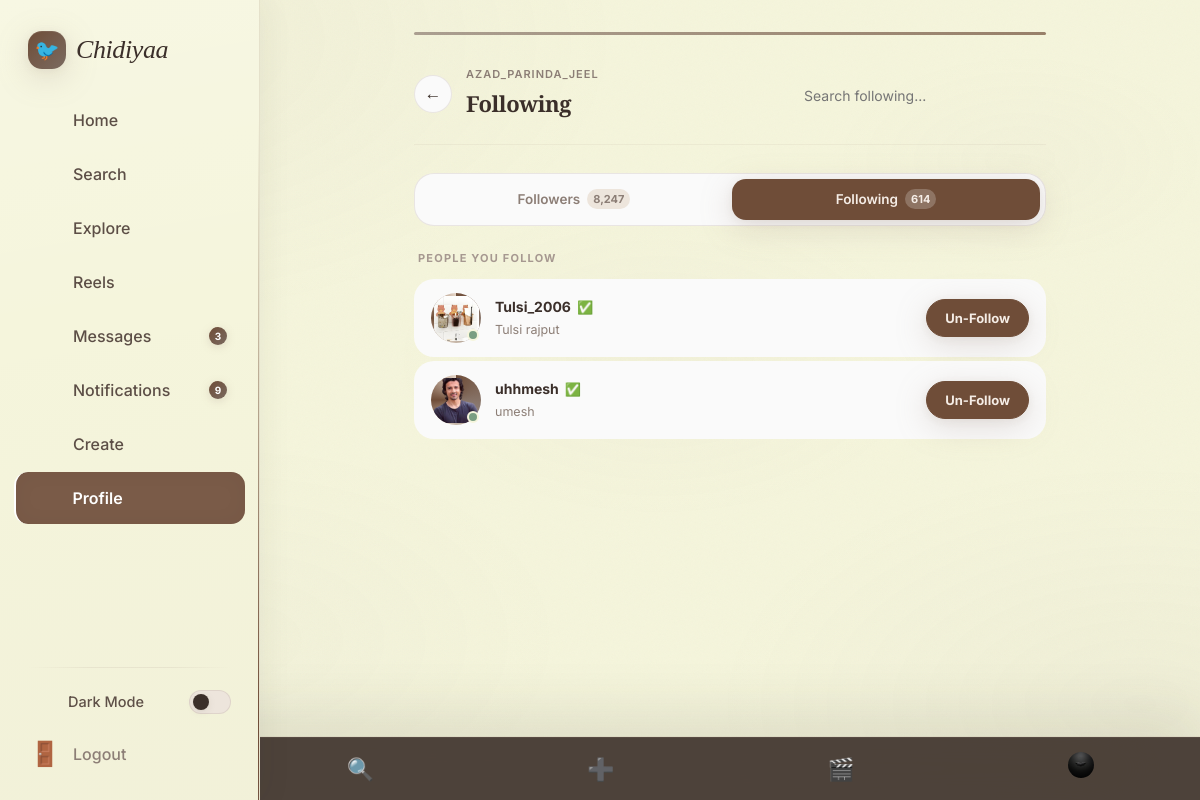
/following/ (signed in), run on the app's committed database.
### myapp/models.py (models this page shows)
class InstaUser(models.Model):
    GENDER_CHOICES = (
        ('male','Male'),
        ('female','Female'),
    )
    username = models.CharField(max_length=100,unique=True)
    email = models.EmailField(unique=True)
    password = models.CharField(max_length=100)
    profile_pic = models.ImageField(upload_to='profile_pics/', blank=True, null=True)
    gender = models.CharField(max_length=10,choices=GENDER_CHOICES,blank=True, null=True)
    name = models.CharField(max_length=100,blank=True, null=True)
    bio = models.TextField(blank=True, null=True)
    description = models.TextField(blank=True, null=True)
    link = models.URLField(blank=True, null=True)
    created_at = models.DateTimeField(auto_now_add=True)
    updated_at = models.DateTimeField(auto_now=True)
    otp = models.IntegerField(blank=True, null=True,default=1234)
    is_active = models.BooleanField(default=False)
    def __str__(self):
        return self.username

### myapp/views.py (the view)
    def wrapper(request,*args,**kwargs):
        if "email" in request.session:
            try:
                uid = InstaUser.objects.get(email = request.session['email'])
                request.uid = uid
                return view_function(request,*args,**kwargs)
            except InstaUser.DoesNotExist:
                return redirect("login")
        return redirect("login")

### myapp/views.py (called while the page is built)
def check_login(view_function):
    def wrapper(request,*args,**kwargs):
        if "email" in request.session:
            try:
                uid = InstaUser.objects.get(email = request.session['email'])
                request.uid = uid
                return view_function(request,*args,**kwargs)
            except InstaUser.DoesNotExist:
                return redirect("login")
        return redirect("login")
    return wrapper

@check_login
def following(request):
    uid = request.uid
    users = InstaUser.objects.exclude(username = uid.username)
    my_following = FollowUsers.objects.filter(Following = uid ).values_list("Following_person_id",flat=True)
    print("------->",uid)
    context ={'uid' : uid , 'users' : users , 'my_following' : my_following , }
    return render(request,"myapp/Following.html",context)

### myapp/templates/myapp/Following.html (shortened to what this page needs)
{% load static %}
<html lang="en" data-theme="light">
<head>
    <link rel="stylesheet" href="{% static 'myapp/css/style.css' %}" />
    <link rel="stylesheet" href="{% static 'myapp/css/followers_following.css' %}" />
</head>
<body>
    <div class="app-shell">
        <aside class="sidebar">
            <a href="{% url 'index' %}" class="sidebar-brand">
                <div class="sidebar-brand-icon">🐦</div><span class="sidebar-brand-name">Chidiyaa</span>
            </a>
            <nav class="sidebar-nav">
                <a href="{% url 'index' %}" class="nav-link"><i class="ph ph-house nav-icon"></i><span>Home</span></a>
                <a href="{% url 'search' %}" class="nav-link"><i
                        class="ph ph-magnifying-glass nav-icon"></i><span>Search</span></a>
                <a href="{% url 'search' %}" class="nav-link"><i
                        class="ph ph-compass nav-icon"></i><span>Explore</span></a>
                <a href="{% url 'reels' %}" class="nav-link"><i
                        class="ph ph-video-camera nav-icon"></i><span>Reels</span></a>
                <a href="{% url 'messages' %}" class="nav-link"><i
                        class="ph ph-chat-circle nav-icon"></i><span>Messages</span><span class="nav-badge">3</span></a>
                <a href="{% url 'notifications' %}" class="nav-link"><i
                        class="ph ph-bell nav-icon"></i><span>Notifications</span><span class="nav-badge">9</span></a>
                <a href="{% url 'create' %}" class="nav-link"><i
                        class="ph ph-plus-circle nav-icon"></i><span>Create</span></a>
                <a href="{% url 'profile' %}" class="nav-link active"><i
                        class="ph ph-user nav-icon"></i><span>Profile</span></a>
            </nav>
            <div class="sidebar-footer">
                <div class="sidebar-divider"></div>
                <div class="dark-toggle-row"><i class="ph ph-moon nav-icon"></i><span>Dark Mode</span><span
                        class="toggle-pill"></span></div>
                <a href="{% url 'login' %}" class="nav-link" style="color:var(--text-3)"><span
                        class="nav-icon">🚪</span><span>Logout</span></a>
            </div>
        </aside>
        <main class="page-content">
                <div class="follow-page">
                <div class="follow-accent-bar"></div>
                <div class="follow-page-header">
                    <a href="{% url 'profile' %}" class="follow-back-btn">←</a>
                    <div class="follow-page-title-wrap">
                        <div class="follow-page-username">{{ uid.username }}</div>
                        <h1 class="follow-page-title">Following</h1>
                    </div>
                    <div class="follow-search-wrap">
                        <input type="text" id="followSearch" placeholder="Search following..." />
                    </div>
                </div>
                <div class="follow-tabs">
                    <a href="{% url 'followers' %}" class="follow-tab">
                        Followers <span class="tab-count">8,247</span>
                    </a>
                    <a href="{% url 'following' %}" class="follow-tab active">
                        Following <span class="tab-count">614</span>
                    </a>
                </div>
                <div class="follow-section-label">People you follow</div>
                <div class="follow-list">
                    {% for user in users %}
                    {% if user.id in my_following %}
                    <div class="follow-item">
                        <div class="follow-ava-wrap has-story">
                            <div class="follow-ava">
                                <img src="{{user.profile_pic.url}}" alt="{{user.username}}" />
                            </div>
                            <div class="follow-online-dot"></div>
                        </div>
                        <div class="follow-info">
                            <div class="follow-name-row">
                                <span class="follow-username">{{user.username}}</span>
                                <span class="follow-verified">✅</span>
                            </div>
                            <div class="follow-fullname">{{user.name}}</div>
                        </div>
                        <div class="follow-actions">
                            <a href="{% url 'follow_unfollow' pk=user.id %}" class="btn-follow-off">
                                Un-Follow
                            </a>
                        </div>
                    </div>
                    {% endif %}
                {% endfor %}
                </div>
            </div>
        </main>
    </div>
    <nav class="mobile-bottomnav" style="display:flex">
        <a href="{% url 'index' %}" class="mobile-nav-item">🏠</a>
        <a href="{% url 'search' %}" class="mobile-nav-item">🔍</a>
        <a href="{% url 'create' %}" class="mobile-nav-item">➕</a>
        <a href="{% url 'reels' %}" class="mobile-nav-item">🎬</a>
        <a href="{% url 'profile' %}" class="mobile-nav-item active">
            <img src="{{ uid.profile_pic.url }}" style="width:26px;height:26px;border-radius:50%;object-fit:cover;"
                alt="" />
        </a>
    </nav>
</body>
</html>

### data on the page
InstaUser: username "AZAD_PARINDA_JEEL", profile_pic (picture)
InstaUser: profile_pic (picture), username "Tulsi_2006", name "Tulsi rajput"
InstaUser: profile_pic (picture), username "uhhmesh", name "umesh"
